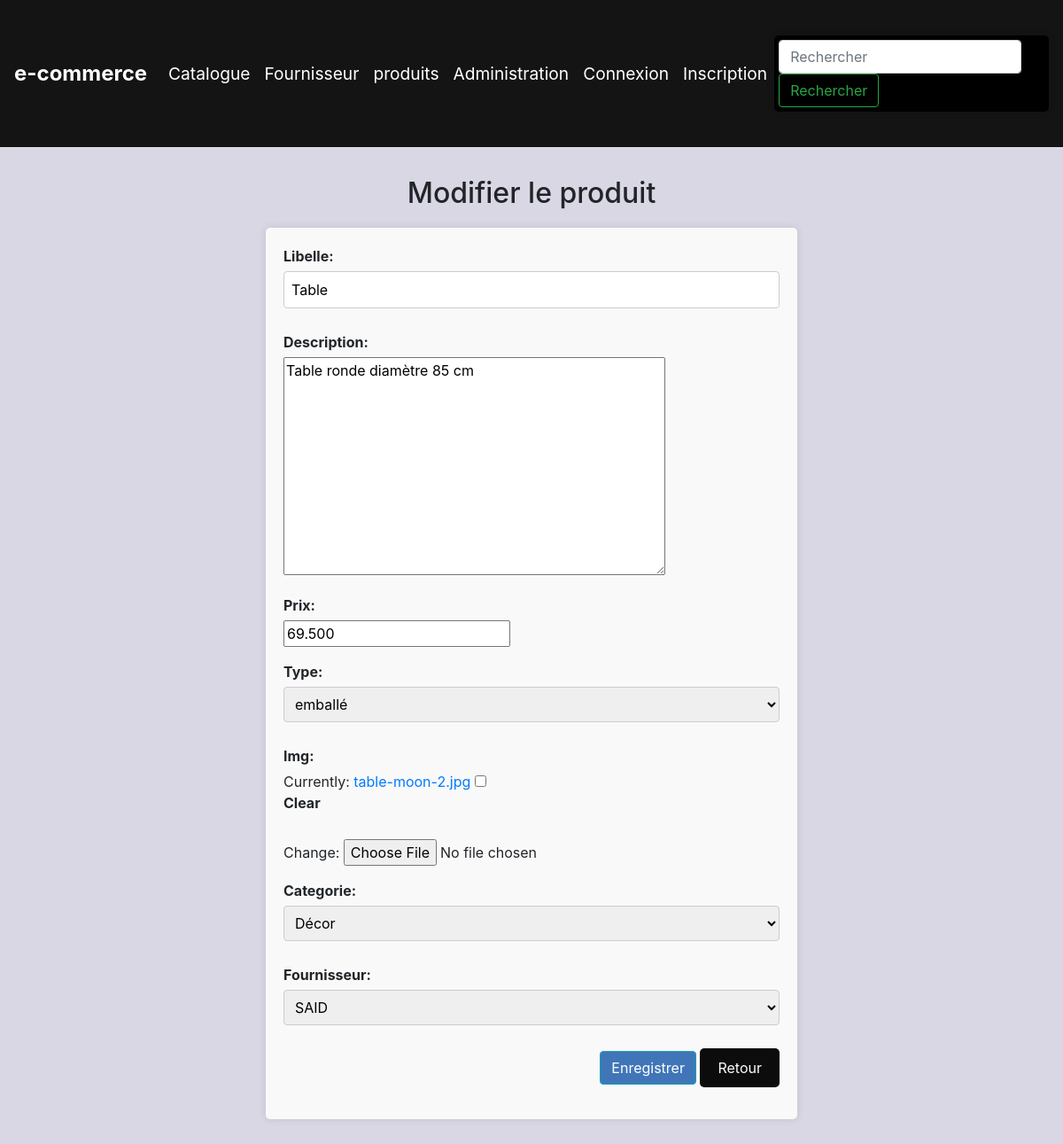
The app's page /magasin/modifierProd/1/ with its own data.
### magasin/models.py (models this page shows, shortened)
class Produits(models.Model):
    libelle = models.CharField(max_length=100)
    description = models.TextField()
    prix = models.DecimalField(max_digits=10, decimal_places=3)
    TYPE_CHOICES = [
        ('em', 'emballé'),
        ('fr', 'Frais'),
        ('cs', 'Conserve')
    ]
    type = models.CharField(max_length=2, choices=TYPE_CHOICES, default='em')
    img = models.ImageField(blank='True')
    categorie = models.ForeignKey(Categorie, on_delete=models.CASCADE, null=True)
    Fournisseur = models.ForeignKey(Fournisseur, on_delete=models.CASCADE, null=True)

### magasin/views.py (the view)
# urls.py: path('modifierProd/<int:produit_id>/', views.modifierProd, name='modifierProd'),
def modifierProd(request, produit_id):
    produit = get_object_or_404(Produits, pk=produit_id)
    if request.method == 'POST':
        form = ProduitForm(request.POST, request.FILES, instance=produit)
        if form.is_valid():
            form.save()
            return redirect('magasin:listProduit')
    else:
        form = ProduitForm(instance=produit)
    return render(request, 'magasin/modifierProd.html', {'form': form})

### magasin/Forms.py
class ProduitForm(ModelForm):
    class Meta :
     model = Produits
     fields = "__all__"  #pour tous les champs de la table  	 	#fields=['libelle','description']   #pour qulques champs

### magasin/models.py (called while the page is built)
    def __str__(self):
        return self.get_name_display()

    def __str__(self):
            return self.nom

### magasin/templates/magasin/modifierProd.html (shortened to what this page needs)
{% extends 'magasin/base.html' %}
{% block body %}
<h2>Modifier le produit</h2>
<form method="post" enctype="multipart/form-data">
    {{ form.as_p }}
    <div class="text-right mb-3">
    <button type="submit" class="btn btn-info custom-text-color">Enregistrer</button>
    <a href="{% url 'magasin:listProduit' %}" class="btn btn-secondary">Retour</a>
    </div>
</form>
{% endblock %}

### magasin/static/css/vitrine.css (style rules this page uses)
body { background-color:#d9d7e4; }

### magasin/static/css/styles.css (style rules this page uses)
form { max-width: 600px; margin: 0 auto; padding: 20px; background-color: #f9f9f9; border-radius: 5px; box-shadow: 0 0 10px rgba(0, 0, 0, 0.1); }
form label { display: block; margin-bottom: 5px; font-weight: bold; }
form input[type="text"], form select { width: 100%; padding: 8px; margin-bottom: 10px; border: 1px solid #ccc; border-radius: 4px; box-sizing: border-box; }
h2 { text-align: center; margin-bottom: 20px; }

### magasin/static/css/nav.css (style rules this page uses)
.btn { border-radius: 0.25rem; padding: 0.375rem 0.75rem; transition: background-color 0.3s ease-in-out, color 0.3s ease-in-out; }

### magasin/static/css/list.css (style rules this page uses)
.custom-text-color { background-color: #4076b8; }

### magasin/static/css/viewcart.css (style rules this page uses)
.btn-secondary { background-color: #0c0c0c; color: #fff; padding: 10px 20px; border: none; border-radius: 5px; text-decoration: none; }

### records on screen
Produits: libelle "Table", description "Table ronde diamètre 85 cm", prix "69.500", type "emballé", categorie "Décor", Fournisseur "SAID"
